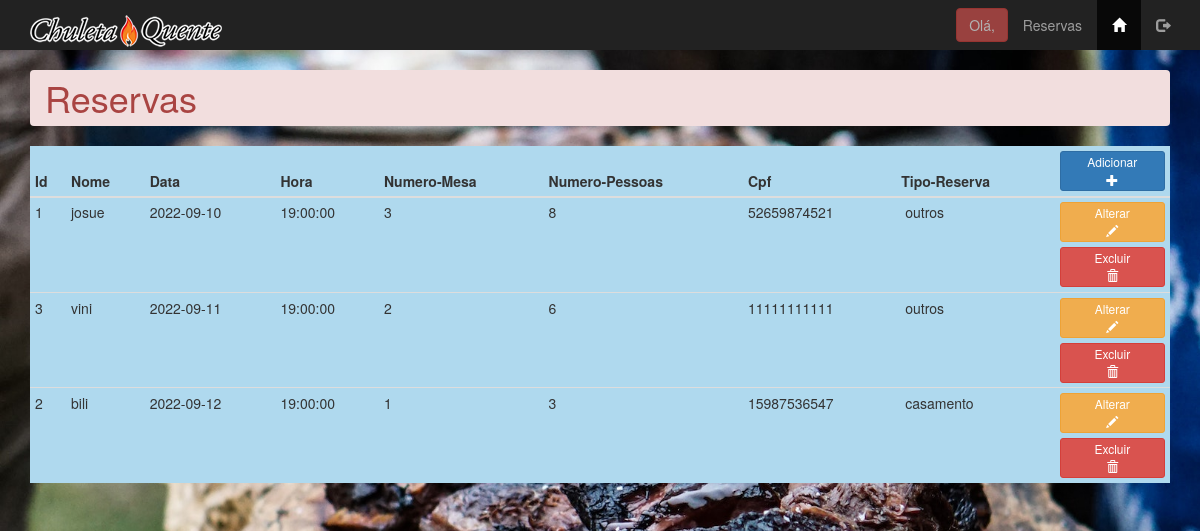
The page /reserva/reserva_lista.php on the database its author committed.
### tables this page shows
create table tbreserva(
id_reserva int(11) not null,
id_tipo_reserva int not null,
nome_nivel  varchar(20) not null,
data_reserva date not null,
hora_reserva time not null,
numero_mesa_reserva int (11) not null,
numero_pessoas_reserva int (11) not null,
login_reserva varchar(30) not null unique,
email_reserva varchar(30) not null,
cpf_reserva varchar(11) not null,
senha_reserva varchar(8) not null,
tipo_reserva enum('aniversario','confraternizacao','casamento','outros') not null
);

### reserva/reserva_lista.php (the view, shortened to what this page needs)
<?php
include('../connections/conn.php');
$consulta = "select * from tbreserva order by data_reserva asc";
$lista = $conn->query($consulta);
$linha = $lista->fetch_assoc();
?>
<!DOCTYPE html>
<html lang="pt-BR">
<head>
    <link rel="stylesheet" href="../css/bootstrap.min.css" type="text/css">
    <link rel="stylesheet" href="../css/meu_estilo.css" type="text/css">
</head>
<body class="fundofixo">
    <?php include('menu_reserva.php'); ?>
    <main class="container">
    <h1 class="breadcrumb alert-danger">Reservas</h1>
        <table class="table table-condensed table-hover tbopacidade" style="background-color: #afd9ee;">
            <thead>
                <th>Id</th>
                <th>Nome</th>
                <th>Data</th>
                <th>Hora</th>
                <th>Numero-Mesa</th>
                <th>Numero-Pessoas</th>
                <th>Cpf</th>
                <th>Tipo-Reserva</th>
                <th>
                    <a href="usuario_insere.php" class="btn btn-block btn-primary btn-xs">
                        <span class="hidden-xs">Adicionar<br></span>
                        <span class="glyphicon glyphicon-plus" aria-hidden="true"></span>
                    </a>
                </th>
            </thead>
            <tbody>
                <?php do { ?>
                    <tr>
                    <tr>
                         <td><?php echo $linha['id_reserva']; ?></td>
                        <td>
                            <span class="hidden-xs"><?php echo $linha['login_reserva'];?></span>
                        </td>
                        <td> <span class="hidden-xs"><?php echo $linha['data_reserva'] ?></span></td>
                        <td> <span class="hidden-xs"><?php echo $linha['hora_reserva'] ?></span></td>
                        <td> <span class="hidden-xs"><?php echo $linha['numero_mesa_reserva'] ?></span></td>
                        <td> <span class="hidden-xs"><?php echo $linha['numero_pessoas_reserva'] ?></span></td>
                        <td> <span class="hidden-xs"><?php echo $linha['cpf_reserva'] ?></span></td>
                        <td>
                            <?php echo $linha['tipo_reserva']; ?>
                        </td>
                        <td>
                            <a href="reserva_atualiza.php?id_reserva=<?php echo $linha['id_reserva']; ?>" class="btn btn-warning btn-block btn-xs">
                                <span class="hidden-xs">Alterar <br></span>
                                <span class="glyphicon glyphicon-pencil" aria-hidden="true"></span>
                            </a>
                            <button class="btn btn-danger btn-block btn-xs delete"
                            role="button"
                            data-nome="<?php echo $linha['login_reserva'];?>"
                            data-id="<?php echo $linha['id_reserva'];?>">
                            <span class="hidden-xs">Excluir <br></span>
                            <span class="glyphicon glyphicon-trash" aria-hidden="true"></span>
                            </button>
                        </td>
                    </tr>
                <?php } while ($linha = $lista->fetch_assoc()); ?>
            </tbody>
        </table>
    </main>
</body>
</html>

### css/meu_estilo.css (style rules this page uses)
.fundofixo { background: url(../images/carne.jpg) no-repeat fixed; -webkit-background-size:cover; background-size: cover; }

### rows shown on the page
tbreserva: id_reserva "1", login_reserva "josue", data_reserva "2022-09-10", hora_reserva "19:00:00", numero_mesa_reserva "3", numero_pessoas_reserva "8", cpf_reserva "52659874521", tipo_reserva "outros"
tbreserva: id_reserva "3", login_reserva "vini", data_reserva "2022-09-11", hora_reserva "19:00:00", numero_mesa_reserva "2", numero_pessoas_reserva "6", cpf_reserva "11111111111", tipo_reserva "outros"
tbreserva: id_reserva "2", login_reserva "bili", data_reserva "2022-09-12", hora_reserva "19:00:00", numero_mesa_reserva "1", numero_pessoas_reserva "3", cpf_reserva "15987536547", tipo_reserva "casamento"
